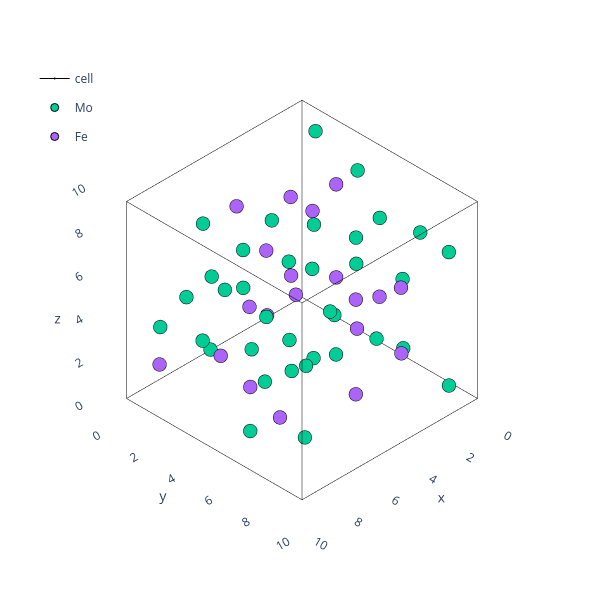

The notebook cell this image was saved under:
### Code cell
theatoms=binaries_predict['delta']['Atoms'].atoms.sample(n=1).iloc[0]
plotting.plotly_atoms(theatoms)

### Figure 1 — Plotly figure (JSON) as saved in the notebook; plotly's stock layout.template omitted (floating-point values rounded to 4 significant figures)
{"data": [{"hoverinfo": "skip", "legendgroup": "cell", "line": {"color": "black", "width": 1}, "marker": {"size": 0.01}, "name": "cell", "showlegend": false, "type": "scatter3d", "x": [0.0, 9.398], "y": [0, 0], "z": [0, 0]}, {"hoverinfo": "skip", "legendgroup": "cell", "line": {"color": "black", "width": 1}, "marker": {"size": 0.01}, "name": "cell", "showlegend": false, "type": "scatter3d", "x": [0, 0], "y": [0.0, 9.398], "z": [0, 0]}, {"hoverinfo": "skip", "legendgroup": "cell", "line": {"color": "black", "width": 1}, "marker": {"size": 0.01}, "name": "cell", "showlegend": false, "type": "scatter3d", "x": [0, 0], "y": [0, 0], "z": [0.0, 9.134]}, {"hoverinfo": "skip", "legendgroup": "cell", "line": {"color": "black", "width": 1}, "marker": {"size": 0.01}, "name": "cell", "showlegend": false, "type": "scatter3d", "x": [9.398, 9.398], "y": [0.0, 9.398], "z": [0, 0]}, {"hoverinfo": "skip", "legendgroup": "cell", "line": {"color": "black", "width": 1}, "marker": {"size": 0.01}, "name": "cell", "showlegend": false, "type": "scatter3d", "x": [0.0, 9.398], "y": [9.398, 9.398], "z": [0, 0]}, {"hoverinfo": "skip", "legendgroup": "cell", "line": {"color": "black", "width": 1}, "marker": {"size": 0.01}, "name": "cell", "showlegend": false, "type": "scatter3d", "x": [9.398, 9.398], "y": [9.398, 9.398], "z": [0.0, 9.134]}, {"hoverinfo": "skip", "legendgroup": "cell", "line": {"color": "black", "width": 1}, "marker": {"size": 0.01}, "name": "cell", "showlegend": false, "type": "scatter3d", "x": [9.398, 9.398], "y": [0, 0], "z": [0.0, 9.134]}, {"hoverinfo": "skip", "legendgroup": "cell", "line": {"color": "black", "width": 1}, "marker": {"size": 0.01}, "name": "cell", "showlegend": false, "type": "scatter3d", "x": [0, 0], "y": [9.398, 9.398], "z": [0.0, 9.134]}, {"hoverinfo": "skip", "legendgroup": "cell", "line": {"color": "black", "width": 1}, "marker": {"size": 0.01}, "name": "cell", "showlegend": false, "type": "scatter3d", "x": [0.0, 9.398], "y": [0, 0], "z": [9.134, 9.134]}, {"hoverinfo": "skip", "legendgroup": "cell", "line": {"color": "black", "width": 1}, "marker": {"size": 0.01}, "name": "cell", "showlegend": false, "type": "scatter3d", "x": [0, 0], "y": [0.0, 9.398], "z": [9.134, 9.134]}, {"hoverinfo": "skip", "legendgroup": "cell", "line": {"color": "black", "width": 1}, "marker": {"size": 0.01}, "name": "cell", "showlegend": false, "type": "scatter3d", "x": [0.0, 9.398], "y": [9.398, 9.398], "z": [9.134, 9.134]}, {"hoverinfo": "skip", "legendgroup": "cell", "line": {"color": "black", "width": 1}, "marker": {"size": 0.01}, "name": "cell", "showlegend": true, "type": "scatter3d", "x": [9.398, 9.398], "y": [0.0, 9.398], "z": [9.134, 9.134]}, {"hovertext": ["Mo0", "Mo1", "Mo2", "Mo3", "Mo4", "Mo5", "Mo6", "Mo7", "Mo8", "Mo9", "Mo10", "Mo11", "Mo12", "Mo13", "Mo14", "Mo15", "Mo16", "Mo17", "Mo18", "Mo19", "Mo20", "Mo21", "Mo22", "Mo23", "Mo24", "Mo25", "Mo26", "Mo27", "Mo28", "Mo29", "Mo30", "Mo31", "Mo32", "Mo33", "Mo34", "Mo35"], "marker": {"line": {"color": "black", "width": 1}}, "mode": "markers", "name": "Mo", "type": "scatter3d", "x": [1.657, 6.356, 7.741, 3.042, 2.151, 6.85, 7.247, 2.548, 2.994, 7.693, 6.404, 1.705, 1.772, 6.471, 7.627, 2.928, 0.969, 5.668, 8.429, 3.73, 4.247, 8.946, 5.151, 0.4521, 4.158, 8.857, 5.24, 0.5413, 3.648, 8.347, 5.75, 1.051, 0.6391, 5.338, 8.759, 4.06], "y": [4.541, 0.1579, 9.24, 4.857, 2.693, 2.007, 7.392, 6.706, 2.316, 2.383, 7.015, 7.082, 0.1476, 4.552, 4.847, 9.251, 3.94, 0.7594, 8.639, 5.458, 1.084, 3.615, 5.783, 8.315, 3.442, 1.257, 8.141, 5.957, 0.4915, 4.208, 5.191, 8.907, 1.355, 3.344, 6.054, 8.043], "z": [5.869, 3.265, 7.832, 1.302, 3.743, 5.391, 0.8239, 8.31, 0.6759, 8.458, 3.891, 5.243, 4.53, 4.604, 0.03654, 9.098, 8.342, 0.7919, 5.359, 3.775, 4.861, 4.273, 8.84, 0.2941, 5.454, 3.68, 8.247, 0.8869, 2.51, 6.624, 2.057, 7.077, 8.704, 0.4302, 4.997, 4.137]}, {"hovertext": ["Fe0", "Fe1", "Fe2", "Fe3", "Fe4", "Fe5", "Fe6", "Fe7", "Fe8", "Fe9", "Fe10", "Fe11", "Fe12", "Fe13", "Fe14", "Fe15", "Fe16", "Fe17", "Fe18", "Fe19"], "marker": {"line": {"color": "black", "width": 1}}, "mode": "markers", "name": "Fe", "type": "scatter3d", "x": [0.3177, 5.017, 9.081, 4.381, 2.489, 7.188, 6.91, 2.21, 0.02725, 4.726, 9.371, 4.672, 1.257, 5.956, 8.142, 3.443, 3.541, 8.24, 5.857, 1.158], "y": [3.194, 1.506, 7.893, 6.205, 1.873, 2.826, 6.572, 7.525, 1.851, 2.849, 6.55, 7.548, 0.6645, 4.035, 5.364, 8.734, 4.096, 0.6034, 8.795, 5.302], "z": [1.651, 7.484, 2.917, 6.218, 6.838, 2.296, 6.863, 2.271, 6.181, 2.953, 7.52, 1.614, 1.97, 7.164, 2.597, 6.537, 7.825, 1.309, 5.876, 3.258]}], "layout": {"height": 600, "legend": {"x": 0.05, "xanchor": "left", "y": 0.9, "yanchor": "top"}, "margin": {"b": 5, "l": 5, "r": 0.5, "t": 5}, "scene": {"aspectmode": "data", "camera": {"projection": {"type": "orthographic"}}, "xaxis": {"range": [-0.9398, 10.34], "showbackground": false, "showgrid": false}, "yaxis": {"range": [-0.9398, 10.34], "showbackground": false, "showgrid": false}, "zaxis": {"range": [-0.9134, 10.05], "showbackground": false, "showgrid": false}}, "width": 600}}
